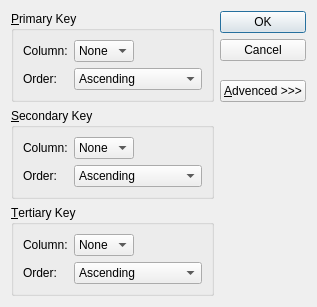
<?xml version="1.0" encoding="UTF-8"?>
<ui version="4.0">
 <class>SortDialog</class>
 <widget class="QDialog" name="SortDialog">
  <property name="geometry">
   <rect>
    <x>0</x>
    <y>0</y>
    <width>317</width>
    <height>276</height>
   </rect>
  </property>
  <property name="windowTitle">
   <string>Sort</string>
  </property>
  <layout class="QGridLayout" name="gridLayout_4">
   <item row="0" column="0">
    <widget class="QGroupBox" name="primaryGroupBox">
     <property name="title">
      <string>&amp;Primary Key</string>
     </property>
     <layout class="QGridLayout" name="gridLayout">
      <item row="0" column="0">
       <widget class="QLabel" name="label">
        <property name="text">
         <string>Column:</string>
        </property>
       </widget>
      </item>
      <item row="0" column="1">
       <widget class="QComboBox" name="primaryColumnCombo">
        <item>
         <property name="text">
          <string>None</string>
         </property>
        </item>
       </widget>
      </item>
      <item row="0" column="2">
       <spacer name="horizontalSpacer">
        <property name="orientation">
         <enum>Qt::Horizontal</enum>
        </property>
        <property name="sizeHint" stdset="0">
         <size>
          <width>40</width>
          <height>20</height>
         </size>
        </property>
       </spacer>
      </item>
      <item row="1" column="0">
       <widget class="QLabel" name="label_2">
        <property name="text">
         <string>Order:</string>
        </property>
       </widget>
      </item>
      <item row="1" column="1" colspan="2">
       <widget class="QComboBox" name="primaryOrderCombo">
        <item>
         <property name="text">
          <string>Ascending</string>
         </property>
        </item>
        <item>
         <property name="text">
          <string>Descending</string>
         </property>
        </item>
       </widget>
      </item>
     </layout>
    </widget>
   </item>
   <item row="0" column="1" rowspan="2">
    <layout class="QVBoxLayout" name="verticalLayout">
     <item>
      <widget class="QPushButton" name="okButton">
       <property name="text">
        <string>OK</string>
       </property>
       <property name="default">
        <bool>true</bool>
       </property>
      </widget>
     </item>
     <item>
      <widget class="QPushButton" name="cancelButton">
       <property name="text">
        <string>Cancel</string>
       </property>
      </widget>
     </item>
     <item>
      <spacer name="verticalSpacer">
       <property name="orientation">
        <enum>Qt::Vertical</enum>
       </property>
       <property name="sizeHint" stdset="0">
        <size>
         <width>20</width>
         <height>0</height>
        </size>
       </property>
      </spacer>
     </item>
     <item>
      <widget class="QPushButton" name="moreButton">
       <property name="text">
        <string>&amp;Advenced &gt;&gt;&gt;</string>
       </property>
       <property name="checkable">
        <bool>true</bool>
       </property>
      </widget>
     </item>
    </layout>
   </item>
   <item row="1" column="0">
    <spacer name="verticalSpacer_2">
     <property name="orientation">
      <enum>Qt::Vertical</enum>
     </property>
     <property name="sizeHint" stdset="0">
      <size>
       <width>20</width>
       <height>0</height>
      </size>
     </property>
    </spacer>
   </item>
   <item row="2" column="0">
    <widget class="QGroupBox" name="secondaryGroupBox">
     <property name="title">
      <string>&amp;Secondary Key</string>
     </property>
     <layout class="QGridLayout" name="gridLayout_2">
      <item row="0" column="0">
       <widget class="QLabel" name="label_3">
        <property name="text">
         <string>Column:</string>
        </property>
       </widget>
      </item>
      <item row="0" column="1">
       <widget class="QComboBox" name="secondaryColumnCombo">
        <item>
         <property name="text">
          <string>None</string>
         </property>
        </item>
       </widget>
      </item>
      <item row="0" column="2">
       <spacer name="horizontalSpacer_2">
        <property name="orientation">
         <enum>Qt::Horizontal</enum>
        </property>
        <property name="sizeHint" stdset="0">
         <size>
          <width>40</width>
          <height>20</height>
         </size>
        </property>
       </spacer>
      </item>
      <item row="1" column="0">
       <widget class="QLabel" name="label_4">
        <property name="text">
         <string>Order:</string>
        </property>
       </widget>
      </item>
      <item row="1" column="1" colspan="2">
       <widget class="QComboBox" name="secondaryOrderCombo">
        <item>
         <property name="text">
          <string>Ascending</string>
         </property>
        </item>
        <item>
         <property name="text">
          <string>Descending</string>
         </property>
        </item>
       </widget>
      </item>
     </layout>
    </widget>
   </item>
   <item row="3" column="0">
    <widget class="QGroupBox" name="tertiaryGroupBox">
     <property name="title">
      <string>&amp;Tertiary Key</string>
     </property>
     <layout class="QGridLayout" name="gridLayout_3">
      <item row="0" column="0">
       <widget class="QLabel" name="label_5">
        <property name="text">
         <string>Column:</string>
        </property>
       </widget>
      </item>
      <item row="0" column="1">
       <widget class="QComboBox" name="tertiaryColumnCombo">
        <item>
         <property name="text">
          <string>None</string>
         </property>
        </item>
       </widget>
      </item>
      <item row="0" column="2">
       <spacer name="horizontalSpacer_3">
        <property name="orientation">
         <enum>Qt::Horizontal</enum>
        </property>
        <property name="sizeHint" stdset="0">
         <size>
          <width>40</width>
          <height>20</height>
         </size>
        </property>
       </spacer>
      </item>
      <item row="1" column="0">
       <widget class="QLabel" name="label_6">
        <property name="text">
         <string>Order:</string>
        </property>
       </widget>
      </item>
      <item row="1" column="1" colspan="2">
       <widget class="QComboBox" name="tertiaryOrderCombo">
        <item>
         <property name="text">
          <string>Ascending</string>
         </property>
        </item>
        <item>
         <property name="text">
          <string>Descending</string>
         </property>
        </item>
       </widget>
      </item>
     </layout>
    </widget>
   </item>
  </layout>
 </widget>
 <tabstops>
  <tabstop>primaryColumnCombo</tabstop>
  <tabstop>primaryOrderCombo</tabstop>
  <tabstop>secondaryColumnCombo</tabstop>
  <tabstop>secondaryOrderCombo</tabstop>
  <tabstop>tertiaryColumnCombo</tabstop>
  <tabstop>tertiaryOrderCombo</tabstop>
  <tabstop>okButton</tabstop>
  <tabstop>cancelButton</tabstop>
  <tabstop>moreButton</tabstop>
 </tabstops>
 <resources/>
 <connections>
  <connection>
   <sender>okButton</sender>
   <signal>clicked()</signal>
   <receiver>SortDialog</receiver>
   <slot>accept()</slot>
   <hints>
    <hint type="sourcelabel">
     <x>241</x>
     <y>24</y>
    </hint>
    <hint type="destinationlabel">
     <x>269</x>
     <y>162</y>
    </hint>
   </hints>
  </connection>
  <connection>
   <sender>cancelButton</sender>
   <signal>clicked()</signal>
   <receiver>SortDialog</receiver>
   <slot>reject()</slot>
   <hints>
    <hint type="sourcelabel">
     <x>273</x>
     <y>53</y>
    </hint>
    <hint type="destinationlabel">
     <x>260</x>
     <y>200</y>
    </hint>
   </hints>
  </connection>
  <connection>
   <sender>moreButton</sender>
   <signal>toggled(bool)</signal>
   <receiver>secondaryGroupBox</receiver>
   <slot>setVisible(bool)</slot>
   <hints>
    <hint type="sourcelabel">
     <x>224</x>
     <y>87</y>
    </hint>
    <hint type="destinationlabel">
     <x>68</x>
     <y>112</y>
    </hint>
   </hints>
  </connection>
  <connection>
   <sender>moreButton</sender>
   <signal>toggled(bool)</signal>
   <receiver>tertiaryGroupBox</receiver>
   <slot>setVisible(bool)</slot>
   <hints>
    <hint type="sourcelabel">
     <x>233</x>
     <y>86</y>
    </hint>
    <hint type="destinationlabel">
     <x>89</x>
     <y>199</y>
    </hint>
   </hints>
  </connection>
 </connections>
</ui>
